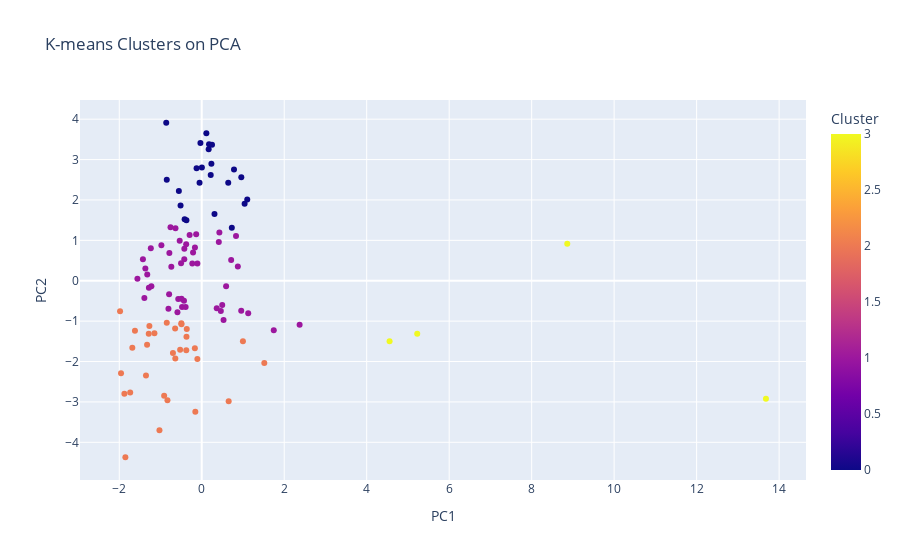

Notebook cell for this chart:
### Markdown cell above
Base on the silhouette score k=4 is much better than k=3 while k=5 and k=6 is not so different from k=4 so it is indeed that k=4 would be optimal for clustering.

### Code cell
k = 4
kmeans = KMeans(n_clusters=k, random_state=42)
df_pca['Cluster'] = kmeans.fit_predict(df_pca[['PC1', 'PC2']])

# 3. Visualize clusters
fig = px.scatter(df_pca, x='PC1', y='PC2', color='Cluster', 
                 hover_data=['Country Code'] if 'Country Code' in df_pca.columns else None,
                 title='K-means Clusters on PCA')
fig.show()

### Figure 1 — Plotly figure (JSON) as saved in the notebook; plotly's stock layout.template omitted (floating-point values rounded to 4 significant figures)
{"data": [{"customdata": [["AFG"], ["AGO"], ["ARE"], ["ARG"], ["ARM"], ["ATG"], ["AUS"], ["AUT"], ["BEL"], ["BEN"], ["BGD"], ["BGR"], ["BHR"], ["BIH"], ["BLR"], ["BOL"], ["BRA"], ["BTN"], ["BWA"], ["CAF"], ["CAN"], ["CHE"], ["CHL"], ["CHN"], ["CMR"], ["COG"], ["CRI"], ["CYP"], ["CZE"], ["DEU"], ["DNK"], ["DOM"], ["EGY"], ["ESP"], ["EST"], ["FIN"], ["FJI"], ["GAB"], ["GBR"], ["GEO"], ["GHA"], ["GIN"], ["GRC"], ["GRD"], ["GTM"], ["HKG"], ["HND"], ["HRV"], ["HUN"], ["IDN"], ["IND"], ["IRL"], ["IRN"], ["IRQ"], ["ISL"], ["ISR"], ["ITA"], ["JAM"], ["JPN"], ["KAZ"], ["KGZ"], ["KOR"], ["KWT"], ["LKA"], ["LTU"], ["LUX"], ["LVA"], ["MDA"], ["MEX"], ["MKD"], ["MLT"], ["MNE"], ["MUS"], ["MYS"], ["NAM"], ["NGA"], ["NIC"], ["NLD"], ["NOR"], ["OMN"], ["PER"], ["PHL"], ["POL"], ["PRT"], ["PRY"], ["ROU"], ["RUS"], ["RWA"], ["SAU"], ["SLV"], ["SRB"], ["SVN"], ["SWE"], ["TGO"], ["THA"], ["TJK"], ["TTO"], ["TUR"], ["UKR"], ["URY"], ["USA"], ["UZB"], ["VNM"], ["ZAF"]], "hovertemplate": "PC1=%{x}<br>PC2=%{y}<br>Country Code=%{customdata[0]}<br>Cluster=%{marker.color}<extra></extra>", "legendgroup": "", "marker": {"color": [2, 2, 0, 1, 2, 1, 0, 0, 0, 2, 2, 1, 1, 1, 2, 2, 3, 1, 1, 2, 0, 0, 1, 3, 2, 2, 1, 1, 0, 0, 0, 1, 2, 0, 0, 0, 1, 2, 0, 1, 2, 2, 1, 1, 2, 0, 2, 1, 1, 1, 3, 0, 2, 2, 0, 1, 1, 1, 0, 1, 2, 0, 1, 2, 0, 0, 1, 2, 1, 1, 1, 1, 1, 1, 2, 2, 2, 0, 0, 1, 1, 1, 1, 1, 1, 1, 2, 2, 1, 2, 1, 1, 0, 2, 1, 2, 1, 1, 2, 1, 3, 2, 1, 1], "coloraxis": "coloraxis", "symbol": "circle"}, "mode": "markers", "name": "", "orientation": "v", "showlegend": false, "type": "scatter", "x": [-1.025, -1.734, -0.5549, 0.5287, -1.269, -1.426, 0.7823, -0.05299, 0.2178, -1.683, -0.106, -0.7371, -0.9779, -0.4767, -0.1668, -0.3749, 5.225, -1.391, -1.367, -1.851, 0.9595, 0.112, -0.1059, 13.68, -0.8313, -1.957, -0.4235, -0.5345, -0.4146, 0.6425, 0.168, -0.4301, 0.9986, 0.7295, -0.5131, 0.2345, -0.8071, -1.619, 1.04, -1.221, -1.285, -1.875, -0.1647, -1.56, -0.4952, -0.8476, -0.3628, -0.4216, -0.2098, 2.374, 4.555, -0.03194, 0.6533, -0.9113, -0.1248, 0.4141, 0.428, -0.5695, 1.103, -0.5891, -1.325, 0.3093, -0.785, -0.3702, -0.3716, -0.8609, -0.6367, -0.8477, 1.747, -1.321, -0.7573, -1.281, -0.5009, 0.7135, -1.981, -0.1553, -0.6982, 0.1773, 0.2492, -1.235, 0.3636, 0.4632, 0.8316, -0.1349, -0.3903, -0.2288, 1.517, -1.147, 0.8755, -0.4913, -0.4914, -0.2939, 0.003609, -1.352, 0.5909, -0.641, -0.7907, 1.127, -0.5235, -0.3771, 8.864, -0.6452, 0.4967, 0.9575], "xaxis": "x", "y": [-3.699, -2.769, 2.222, -0.9745, -1.123, 0.5344, 2.753, 2.429, 2.619, -1.661, -1.937, 0.3456, 0.8798, -0.6482, -1.671, -1.722, -1.314, -0.4297, 0.3023, -4.37, 2.565, 3.652, 0.429, -2.921, -2.958, -2.292, 0.5317, 0.9913, 1.523, 2.427, 3.253, -0.4981, -1.497, 1.309, 1.863, 2.898, -0.6964, -1.241, 1.909, -0.1385, -1.31, -2.797, 0.8215, 0.04803, -1.054, 2.502, -1.197, 0.7901, 0.6986, -1.091, -1.496, 3.413, -2.983, -2.849, 2.787, 0.9606, 1.197, -0.4535, 2.014, -0.7804, -1.584, 1.653, 0.6889, -1.384, 1.495, 3.912, 1.299, -1.041, -1.224, 0.1574, 1.326, -0.1704, 0.4307, 0.5116, -0.7544, -3.241, -1.789, 3.379, 3.368, 0.8041, -0.6825, -0.7479, 1.105, 1.149, -0.6516, 0.425, -2.037, -1.302, 0.3522, -1.075, -0.4489, 1.131, 2.806, -2.347, -0.1339, -1.925, -0.3328, -0.8028, -1.709, 0.9023, 0.9166, -1.181, -0.5976, -0.7433], "yaxis": "y"}], "layout": {"coloraxis": {"colorbar": {"title": {"text": "Cluster"}}, "colorscale": [[0, "#0d0887"], [0.1111, "#46039f"], [0.2222, "#7201a8"], [0.3333, "#9c179e"], [0.4444, "#bd3786"], [0.5556, "#d8576b"], [0.6667, "#ed7953"], [0.7778, "#fb9f3a"], [0.8889, "#fdca26"], [1, "#f0f921"]]}, "legend": {"tracegroupgap": 0}, "title": {"text": "K-means Clusters on PCA"}, "xaxis": {"anchor": "y", "domain": [0, 1], "title": {"text": "PC1"}}, "yaxis": {"anchor": "x", "domain": [0, 1], "title": {"text": "PC2"}}}}
